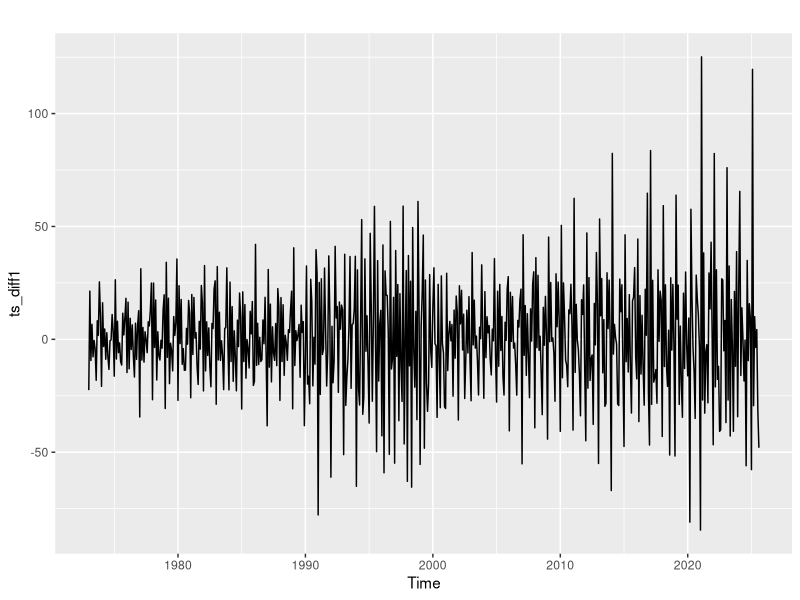
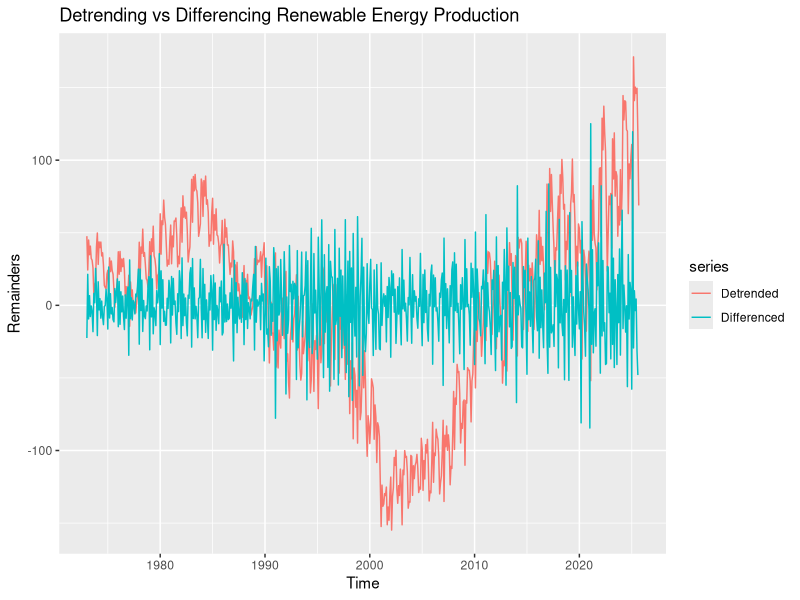
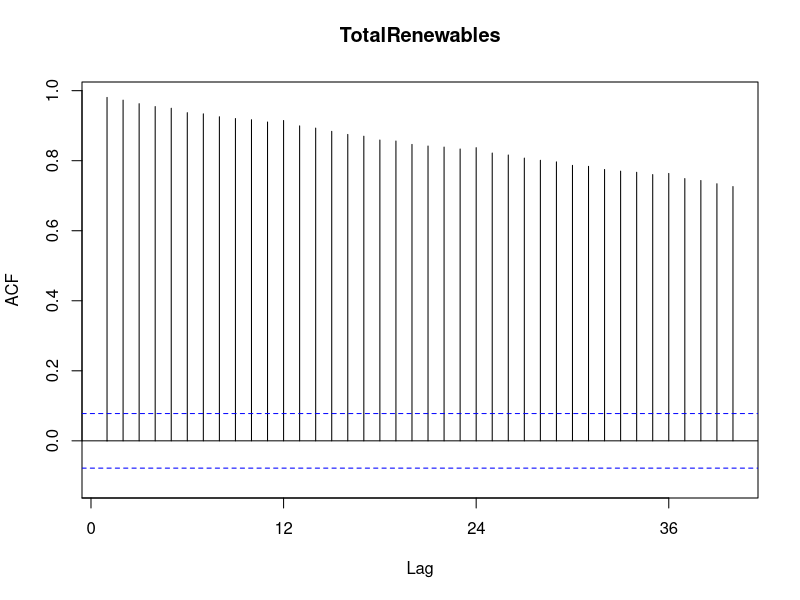
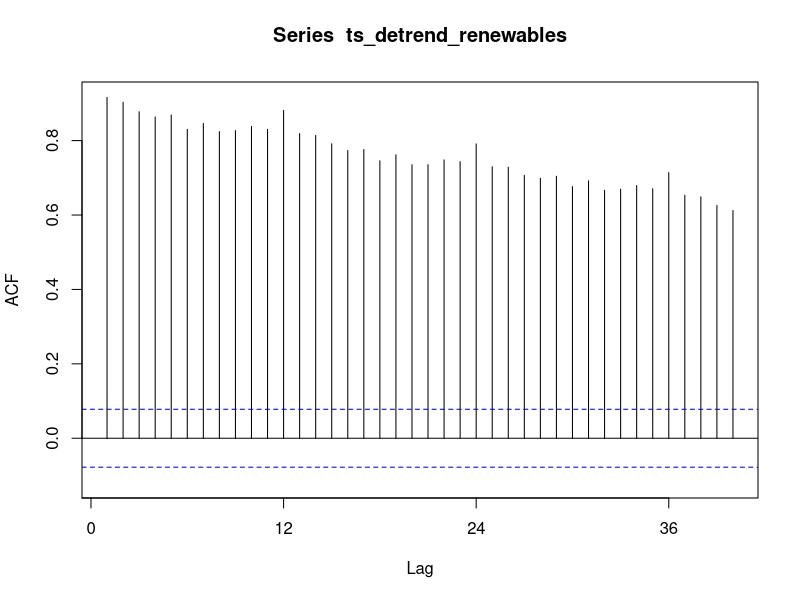
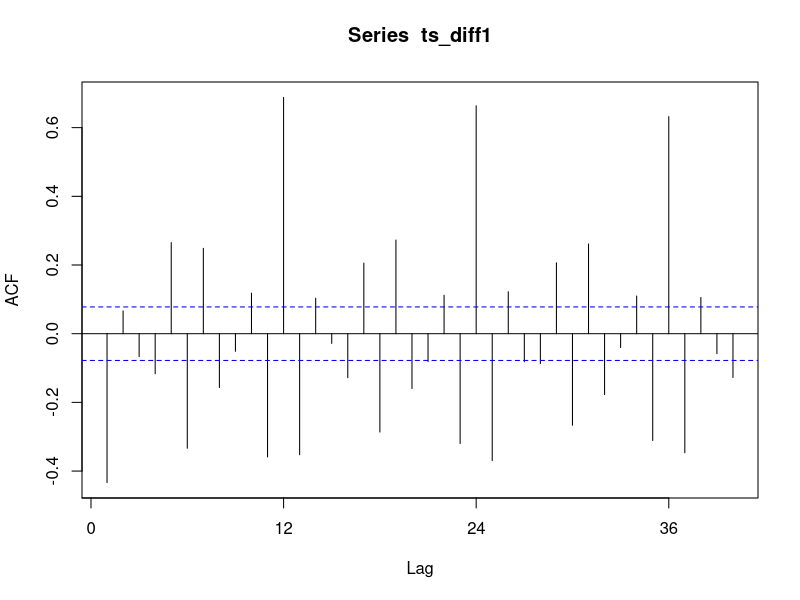
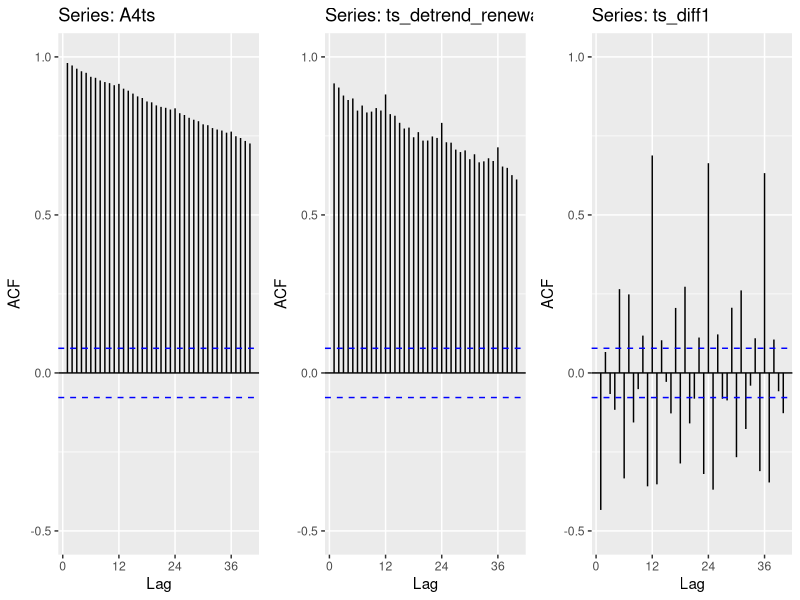

The R script that drew these images, in order: (Note: this script raises an error after producing the figures.)
## ---- chunk 1
#Load/install required package here
librarylist <- c("openxlsx", "readxl",'ggplot2','forecast','tseries','Kendall','here', 'tidyverse')
lapply(librarylist, require, character.only=TRUE)
here()
## ---- chunk 2
#Importing data set - you may copy your code from A3
energydata <- read.csv(here("Data", "Processed","jhs_clean_energy_data.csv"))
# Selecting energy data
A4data <- energydata %>% 
  select(TotalRenewables = Total.Renewable.Energy.Production)

A4ts <- ts(A4data, start = c(1973, 1), frequency = 12)

## ---- chunk 3
# difference the data
diff1 <- diff(A4data$TotalRenewables, lag = 1, differences = 1)

# make it time series data
ts_diff1 <- ts(data = diff1, start = c(1973, 1), frequency = 12)

#plot the data
autoplot(ts_diff1)

## ---- chunk 4
#Vector for linear regression
t <- c(1:nrow(A4data))

# renewables regression and coefficients
LM1 <- lm(A4data[,1]~t )
summary(LM1)
LM1Beta0 <- as.numeric(LM1$coefficients[1]) # Intercept
LM1Beta1 <- as.numeric(LM1$coefficients[2]) # Slope
# Detrending Renewable Data
detrend_renewables <- A4data[,1]-(LM1Beta0+LM1Beta1*t)
class(detrend_renewables)
ts_detrend_renewables <- ts(detrend_renewables, frequency=12, start=c(1973,1))

## ---- chunk 5
# autoplot + autolayer 

autoplot(ts_detrend_renewables, series = "Detrended")+
  autolayer(ts_diff1, series = "Differenced")+
  labs(title = "Detrending vs Differencing Renewable Energy Production",
       x = "Time",
       y = "Remainders")


## ---- chunk 6
# 3 ACF plots 
Renewables1 <- autoplot(Acf(A4ts, lag.max = 40), ylim =c(-0.5,1))
Renewables2 <- autoplot(Acf(ts_detrend_renewables, lag.max = 40), ylim =c(-0.5,1))
Renewables3 <- autoplot(Acf(ts_diff1, lag.max = 40),ylim =c(-0.5,1))
cowplot::plot_grid(Renewables1, Renewables2, Renewables3, nrow = 1)
## ---- chunk 7

print(SeasonalMannKendall(A4ts))
print(adf.test(A4ts))
## ---- chunk 8

## ---- chunk 9

